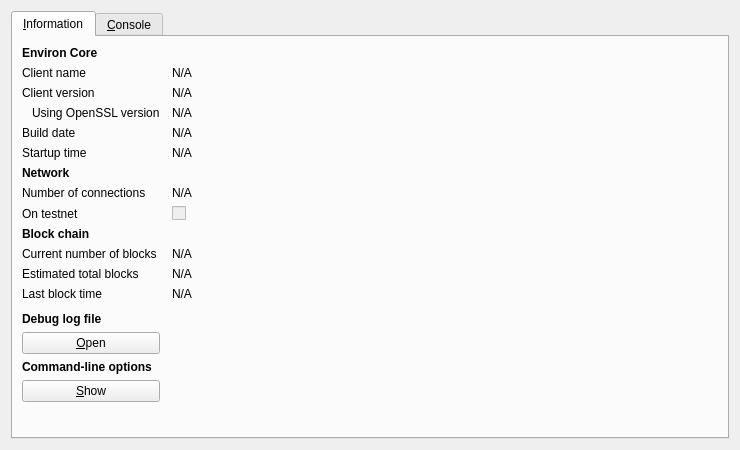
<?xml version="1.0" encoding="UTF-8"?>
<ui version="4.0">
 <class>RPCConsole</class>
 <widget class="QDialog" name="RPCConsole">
  <property name="geometry">
   <rect>
    <x>0</x>
    <y>0</y>
    <width>740</width>
    <height>450</height>
   </rect>
  </property>
  <property name="windowTitle">
   <string>Environ - Debug window</string>
  </property>
  <layout class="QVBoxLayout" name="verticalLayout_2">
   <item>
    <widget class="QTabWidget" name="tabWidget">
     <property name="currentIndex">
      <number>0</number>
     </property>
     <widget class="QWidget" name="tab_info">
      <attribute name="title">
       <string>&amp;Information</string>
      </attribute>
      <layout class="QGridLayout" name="gridLayout" columnstretch="0,1">
       <property name="horizontalSpacing">
        <number>12</number>
       </property>
       <item row="0" column="0">
        <widget class="QLabel" name="label_9">
         <property name="font">
          <font>
           <weight>75</weight>
           <bold>true</bold>
          </font>
         </property>
         <property name="text">
          <string>Environ Core</string>
         </property>
        </widget>
       </item>
       <item row="1" column="0">
        <widget class="QLabel" name="label_5">
         <property name="text">
          <string>Client name</string>
         </property>
        </widget>
       </item>
       <item row="1" column="1">
        <widget class="QLabel" name="clientName">
         <property name="cursor">
          <cursorShape>IBeamCursor</cursorShape>
         </property>
         <property name="text">
          <string>N/A</string>
         </property>
         <property name="textFormat">
          <enum>Qt::PlainText</enum>
         </property>
         <property name="textInteractionFlags">
          <set>Qt::LinksAccessibleByMouse|Qt::TextSelectableByKeyboard|Qt::TextSelectableByMouse</set>
         </property>
        </widget>
       </item>
       <item row="2" column="0">
        <widget class="QLabel" name="label_6">
         <property name="text">
          <string>Client version</string>
         </property>
        </widget>
       </item>
       <item row="2" column="1">
        <widget class="QLabel" name="clientVersion">
         <property name="cursor">
          <cursorShape>IBeamCursor</cursorShape>
         </property>
         <property name="text">
          <string>N/A</string>
         </property>
         <property name="textFormat">
          <enum>Qt::PlainText</enum>
         </property>
         <property name="textInteractionFlags">
          <set>Qt::LinksAccessibleByMouse|Qt::TextSelectableByKeyboard|Qt::TextSelectableByMouse</set>
         </property>
        </widget>
       </item>
       <item row="3" column="0">
        <widget class="QLabel" name="label_14">
         <property name="text">
          <string>Using OpenSSL version</string>
         </property>
         <property name="indent">
          <number>10</number>
         </property>
        </widget>
       </item>
       <item row="3" column="1">
        <widget class="QLabel" name="openSSLVersion">
         <property name="cursor">
          <cursorShape>IBeamCursor</cursorShape>
         </property>
         <property name="text">
          <string>N/A</string>
         </property>
         <property name="textFormat">
          <enum>Qt::PlainText</enum>
         </property>
         <property name="textInteractionFlags">
          <set>Qt::LinksAccessibleByMouse|Qt::TextSelectableByKeyboard|Qt::TextSelectableByMouse</set>
         </property>
        </widget>
       </item>
       <item row="4" column="0">
        <widget class="QLabel" name="label_12">
         <property name="text">
          <string>Build date</string>
         </property>
        </widget>
       </item>
       <item row="4" column="1">
        <widget class="QLabel" name="buildDate">
         <property name="cursor">
          <cursorShape>IBeamCursor</cursorShape>
         </property>
         <property name="text">
          <string>N/A</string>
         </property>
         <property name="textFormat">
          <enum>Qt::PlainText</enum>
         </property>
         <property name="textInteractionFlags">
          <set>Qt::LinksAccessibleByMouse|Qt::TextSelectableByKeyboard|Qt::TextSelectableByMouse</set>
         </property>
        </widget>
       </item>
       <item row="5" column="0">
        <widget class="QLabel" name="label_13">
         <property name="text">
          <string>Startup time</string>
         </property>
        </widget>
       </item>
       <item row="5" column="1">
        <widget class="QLabel" name="startupTime">
         <property name="cursor">
          <cursorShape>IBeamCursor</cursorShape>
         </property>
         <property name="text">
          <string>N/A</string>
         </property>
         <property name="textFormat">
          <enum>Qt::PlainText</enum>
         </property>
         <property name="textInteractionFlags">
          <set>Qt::LinksAccessibleByMouse|Qt::TextSelectableByKeyboard|Qt::TextSelectableByMouse</set>
         </property>
        </widget>
       </item>
       <item row="6" column="0">
        <widget class="QLabel" name="label_11">
         <property name="font">
          <font>
           <weight>75</weight>
           <bold>true</bold>
          </font>
         </property>
         <property name="text">
          <string>Network</string>
         </property>
        </widget>
       </item>
       <item row="7" column="0">
        <widget class="QLabel" name="label_7">
         <property name="text">
          <string>Number of connections</string>
         </property>
        </widget>
       </item>
       <item row="7" column="1">
        <widget class="QLabel" name="numberOfConnections">
         <property name="cursor">
          <cursorShape>IBeamCursor</cursorShape>
         </property>
         <property name="text">
          <string>N/A</string>
         </property>
         <property name="textFormat">
          <enum>Qt::PlainText</enum>
         </property>
         <property name="textInteractionFlags">
          <set>Qt::LinksAccessibleByMouse|Qt::TextSelectableByKeyboard|Qt::TextSelectableByMouse</set>
         </property>
        </widget>
       </item>
       <item row="8" column="0">
        <widget class="QLabel" name="label_8">
         <property name="text">
          <string>On testnet</string>
         </property>
        </widget>
       </item>
       <item row="8" column="1">
        <widget class="QCheckBox" name="isTestNet">
         <property name="enabled">
          <bool>false</bool>
         </property>
         <property name="text">
          <string/>
         </property>
        </widget>
       </item>
       <item row="9" column="0">
        <widget class="QLabel" name="label_10">
         <property name="font">
          <font>
           <weight>75</weight>
           <bold>true</bold>
          </font>
         </property>
         <property name="text">
          <string>Block chain</string>
         </property>
        </widget>
       </item>
       <item row="10" column="0">
        <widget class="QLabel" name="label_3">
         <property name="text">
          <string>Current number of blocks</string>
         </property>
        </widget>
       </item>
       <item row="10" column="1">
        <widget class="QLabel" name="numberOfBlocks">
         <property name="cursor">
          <cursorShape>IBeamCursor</cursorShape>
         </property>
         <property name="text">
          <string>N/A</string>
         </property>
         <property name="textFormat">
          <enum>Qt::PlainText</enum>
         </property>
         <property name="textInteractionFlags">
          <set>Qt::LinksAccessibleByMouse|Qt::TextSelectableByKeyboard|Qt::TextSelectableByMouse</set>
         </property>
        </widget>
       </item>
       <item row="11" column="0">
        <widget class="QLabel" name="label_4">
         <property name="text">
          <string>Estimated total blocks</string>
         </property>
        </widget>
       </item>
       <item row="11" column="1">
        <widget class="QLabel" name="totalBlocks">
         <property name="cursor">
          <cursorShape>IBeamCursor</cursorShape>
         </property>
         <property name="text">
          <string>N/A</string>
         </property>
         <property name="textFormat">
          <enum>Qt::PlainText</enum>
         </property>
         <property name="textInteractionFlags">
          <set>Qt::LinksAccessibleByMouse|Qt::TextSelectableByKeyboard|Qt::TextSelectableByMouse</set>
         </property>
        </widget>
       </item>
       <item row="12" column="0">
        <widget class="QLabel" name="label_2">
         <property name="text">
          <string>Last block time</string>
         </property>
        </widget>
       </item>
       <item row="12" column="1">
        <widget class="QLabel" name="lastBlockTime">
         <property name="cursor">
          <cursorShape>IBeamCursor</cursorShape>
         </property>
         <property name="text">
          <string>N/A</string>
         </property>
         <property name="textFormat">
          <enum>Qt::PlainText</enum>
         </property>
         <property name="textInteractionFlags">
          <set>Qt::LinksAccessibleByMouse|Qt::TextSelectableByKeyboard|Qt::TextSelectableByMouse</set>
         </property>
        </widget>
       </item>
       <item row="13" column="0">
        <spacer name="verticalSpacer_2">
         <property name="orientation">
          <enum>Qt::Vertical</enum>
         </property>
         <property name="sizeHint" stdset="0">
          <size>
           <width>20</width>
           <height>20</height>
          </size>
         </property>
        </spacer>
       </item>
       <item row="14" column="0">
        <widget class="QLabel" name="labelDebugLogfile">
         <property name="font">
          <font>
           <weight>75</weight>
           <bold>true</bold>
          </font>
         </property>
         <property name="text">
          <string>Debug log file</string>
         </property>
        </widget>
       </item>
       <item row="15" column="0">
        <widget class="QPushButton" name="openDebugLogfileButton">
         <property name="toolTip">
          <string>Open the Environ debug log file from the current data directory. This can take a few seconds for large log files.</string>
         </property>
         <property name="text">
          <string>&amp;Open</string>
         </property>
         <property name="autoDefault">
          <bool>false</bool>
         </property>
        </widget>
       </item>
       <item row="16" column="0">
        <widget class="QLabel" name="labelCLOptions">
         <property name="font">
          <font>
           <weight>75</weight>
           <bold>true</bold>
          </font>
         </property>
         <property name="text">
          <string>Command-line options</string>
         </property>
        </widget>
       </item>
       <item row="17" column="0">
        <widget class="QPushButton" name="showCLOptionsButton">
         <property name="toolTip">
          <string>Show the Environ-Qt help message to get a list with possible Environ command-line options.</string>
         </property>
         <property name="text">
          <string>&amp;Show</string>
         </property>
         <property name="autoDefault">
          <bool>false</bool>
         </property>
        </widget>
       </item>
       <item row="18" column="0">
        <spacer name="verticalSpacer">
         <property name="orientation">
          <enum>Qt::Vertical</enum>
         </property>
         <property name="sizeHint" stdset="0">
          <size>
           <width>20</width>
           <height>40</height>
          </size>
         </property>
        </spacer>
       </item>
      </layout>
     </widget>
     <widget class="QWidget" name="tab_console">
      <attribute name="title">
       <string>&amp;Console</string>
      </attribute>
      <layout class="QVBoxLayout" name="verticalLayout_3">
       <property name="spacing">
        <number>3</number>
       </property>
       <item>
        <widget class="QTextEdit" name="messagesWidget">
         <property name="minimumSize">
          <size>
           <width>0</width>
           <height>100</height>
          </size>
         </property>
         <property name="readOnly">
          <bool>true</bool>
         </property>
         <property name="tabKeyNavigation" stdset="0">
          <bool>false</bool>
         </property>
         <property name="columnCount" stdset="0">
          <number>2</number>
         </property>
        </widget>
       </item>
       <item>
        <layout class="QHBoxLayout" name="horizontalLayout">
         <property name="spacing">
          <number>3</number>
         </property>
         <item>
          <widget class="QLabel" name="label">
           <property name="text">
            <string notr="true">&gt;</string>
           </property>
          </widget>
         </item>
         <item>
          <widget class="QLineEdit" name="lineEdit"/>
         </item>
         <item>
          <widget class="QPushButton" name="clearButton">
           <property name="maximumSize">
            <size>
             <width>24</width>
             <height>24</height>
            </size>
           </property>
           <property name="toolTip">
            <string>Clear console</string>
           </property>
           <property name="text">
            <string/>
           </property>
           <property name="icon">
            <iconset resource="../bitcoin.qrc">
             <normaloff>:/icons/remove</normaloff>:/icons/remove</iconset>
           </property>
           <property name="shortcut">
            <string notr="true">Ctrl+L</string>
           </property>
           <property name="autoDefault">
            <bool>false</bool>
           </property>
          </widget>
         </item>
        </layout>
       </item>
      </layout>
     </widget>
    </widget>
   </item>
  </layout>
 </widget>
 <resources>
  <include location="../bitcoin.qrc"/>
 </resources>
 <connections/>
</ui>
